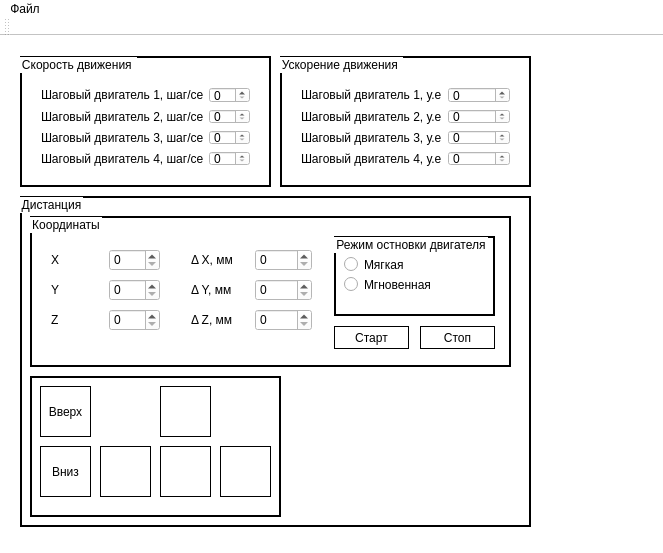
<?xml version="1.0" encoding="UTF-8"?>
<ui version="4.0">
 <class>MainWindow</class>
 <widget class="QMainWindow" name="MainWindow">
  <property name="geometry">
   <rect>
    <x>0</x>
    <y>0</y>
    <width>663</width>
    <height>553</height>
   </rect>
  </property>
  <property name="windowTitle">
   <string>MainWindow</string>
  </property>
  <property name="styleSheet">
   <string notr="true">background-color: white;</string>
  </property>
  <widget class="QWidget" name="centralWidget">
   <widget class="QGroupBox" name="groupBox">
    <property name="geometry">
     <rect>
      <x>20</x>
      <y>20</y>
      <width>251</width>
      <height>131</height>
     </rect>
    </property>
    <property name="styleSheet">
     <string notr="true">QGroupBox {
border: 2px solid black;
}</string>
    </property>
    <property name="title">
     <string>Скорость движения </string>
    </property>
    <widget class="QWidget" name="gridLayoutWidget">
     <property name="geometry">
      <rect>
       <x>10</x>
       <y>20</y>
       <width>231</width>
       <height>101</height>
      </rect>
     </property>
     <layout class="QGridLayout" name="gridLayout">
      <item row="0" column="1">
       <widget class="QSpinBox" name="spinBox"/>
      </item>
      <item row="0" column="0">
       <widget class="QLabel" name="label">
        <property name="text">
         <string>Шаговый двигатель 1, шаг/сек</string>
        </property>
       </widget>
      </item>
      <item row="2" column="0">
       <widget class="QLabel" name="label_3">
        <property name="text">
         <string>Шаговый двигатель 3, шаг/сек</string>
        </property>
       </widget>
      </item>
      <item row="1" column="1">
       <widget class="QSpinBox" name="spinBox_2"/>
      </item>
      <item row="1" column="0">
       <widget class="QLabel" name="label_2">
        <property name="text">
         <string>Шаговый двигатель 2, шаг/сек</string>
        </property>
       </widget>
      </item>
      <item row="3" column="0">
       <widget class="QLabel" name="label_4">
        <property name="text">
         <string>Шаговый двигатель 4, шаг/сек</string>
        </property>
       </widget>
      </item>
      <item row="2" column="1">
       <widget class="QSpinBox" name="spinBox_3"/>
      </item>
      <item row="3" column="1">
       <widget class="QSpinBox" name="spinBox_4"/>
      </item>
     </layout>
    </widget>
   </widget>
   <widget class="QGroupBox" name="groupBox_2">
    <property name="geometry">
     <rect>
      <x>280</x>
      <y>20</y>
      <width>251</width>
      <height>131</height>
     </rect>
    </property>
    <property name="styleSheet">
     <string notr="true">QGroupBox {
border: 2px solid black;
}</string>
    </property>
    <property name="title">
     <string>Ускорение движения </string>
    </property>
    <widget class="QWidget" name="gridLayoutWidget_2">
     <property name="geometry">
      <rect>
       <x>10</x>
       <y>20</y>
       <width>231</width>
       <height>101</height>
      </rect>
     </property>
     <layout class="QGridLayout" name="gridLayout_2">
      <item row="0" column="1">
       <widget class="QSpinBox" name="spinBox_5"/>
      </item>
      <item row="0" column="0">
       <widget class="QLabel" name="label_5">
        <property name="text">
         <string>Шаговый двигатель 1, у.е</string>
        </property>
       </widget>
      </item>
      <item row="2" column="0">
       <widget class="QLabel" name="label_6">
        <property name="text">
         <string>Шаговый двигатель 3, у.е</string>
        </property>
       </widget>
      </item>
      <item row="1" column="1">
       <widget class="QSpinBox" name="spinBox_6"/>
      </item>
      <item row="1" column="0">
       <widget class="QLabel" name="label_7">
        <property name="text">
         <string>Шаговый двигатель 2, у.е</string>
        </property>
       </widget>
      </item>
      <item row="3" column="0">
       <widget class="QLabel" name="label_8">
        <property name="text">
         <string>Шаговый двигатель 4, у.е</string>
        </property>
       </widget>
      </item>
      <item row="2" column="1">
       <widget class="QSpinBox" name="spinBox_7"/>
      </item>
      <item row="3" column="1">
       <widget class="QSpinBox" name="spinBox_8"/>
      </item>
     </layout>
    </widget>
   </widget>
   <widget class="QGroupBox" name="groupBox_3">
    <property name="geometry">
     <rect>
      <x>20</x>
      <y>160</y>
      <width>511</width>
      <height>331</height>
     </rect>
    </property>
    <property name="styleSheet">
     <string notr="true">QGroupBox {
border: 2px solid black;
}

QPushButton {
    border: 1px solid black;
    background-color: white;
}

QPushButton:pressed {
    background-color: #f6f7fa
}
</string>
    </property>
    <property name="title">
     <string>Дистанция</string>
    </property>
    <widget class="QGroupBox" name="groupBox_5">
     <property name="geometry">
      <rect>
       <x>10</x>
       <y>180</y>
       <width>251</width>
       <height>141</height>
      </rect>
     </property>
     <property name="styleSheet">
      <string notr="true"/>
     </property>
     <property name="title">
      <string/>
     </property>
     <widget class="QPushButton" name="pushButton_5">
      <property name="geometry">
       <rect>
        <x>130</x>
        <y>70</y>
        <width>51</width>
        <height>51</height>
       </rect>
      </property>
      <property name="text">
       <string/>
      </property>
      <property name="icon">
       <iconset resource="resource/resource.qrc">
        <normaloff>:/image/back_arrow.png</normaloff>:/image/back_arrow.png</iconset>
      </property>
     </widget>
     <widget class="QPushButton" name="pushButton_3">
      <property name="geometry">
       <rect>
        <x>130</x>
        <y>10</y>
        <width>51</width>
        <height>51</height>
       </rect>
      </property>
      <property name="styleSheet">
       <string notr="true"/>
      </property>
      <property name="text">
       <string/>
      </property>
      <property name="icon">
       <iconset resource="resource/resource.qrc">
        <normaloff>:/image/forward_arrow.png</normaloff>:/image/forward_arrow.png</iconset>
      </property>
     </widget>
     <widget class="QPushButton" name="pushButton_7">
      <property name="geometry">
       <rect>
        <x>10</x>
        <y>10</y>
        <width>51</width>
        <height>51</height>
       </rect>
      </property>
      <property name="text">
       <string>Вверх</string>
      </property>
     </widget>
     <widget class="QPushButton" name="pushButton_8">
      <property name="geometry">
       <rect>
        <x>10</x>
        <y>70</y>
        <width>51</width>
        <height>51</height>
       </rect>
      </property>
      <property name="text">
       <string>Вниз</string>
      </property>
     </widget>
     <widget class="QPushButton" name="pushButton_6">
      <property name="geometry">
       <rect>
        <x>190</x>
        <y>70</y>
        <width>51</width>
        <height>51</height>
       </rect>
      </property>
      <property name="text">
       <string/>
      </property>
      <property name="icon">
       <iconset resource="resource/resource.qrc">
        <normaloff>:/image/right_arrow.png</normaloff>:/image/right_arrow.png</iconset>
      </property>
     </widget>
     <widget class="QPushButton" name="pushButton_4">
      <property name="geometry">
       <rect>
        <x>70</x>
        <y>70</y>
        <width>51</width>
        <height>51</height>
       </rect>
      </property>
      <property name="text">
       <string/>
      </property>
      <property name="icon">
       <iconset resource="resource/resource.qrc">
        <normaloff>:/image/left_arrow.png</normaloff>:/image/left_arrow.png</iconset>
      </property>
     </widget>
    </widget>
    <widget class="QGroupBox" name="groupBox_6">
     <property name="geometry">
      <rect>
       <x>10</x>
       <y>20</y>
       <width>481</width>
       <height>151</height>
      </rect>
     </property>
     <property name="title">
      <string>Координаты</string>
     </property>
     <widget class="QWidget" name="gridLayoutWidget_3">
      <property name="geometry">
       <rect>
        <x>10</x>
        <y>20</y>
        <width>131</width>
        <height>111</height>
       </rect>
      </property>
      <layout class="QGridLayout" name="gridLayout_3">
       <item row="0" column="1">
        <widget class="QSpinBox" name="spinBox_9"/>
       </item>
       <item row="2" column="0">
        <widget class="QLabel" name="label_10">
         <property name="text">
          <string>Z</string>
         </property>
        </widget>
       </item>
       <item row="1" column="0">
        <widget class="QLabel" name="label_11">
         <property name="text">
          <string>Y</string>
         </property>
        </widget>
       </item>
       <item row="1" column="1">
        <widget class="QSpinBox" name="spinBox_10"/>
       </item>
       <item row="0" column="0">
        <widget class="QLabel" name="label_9">
         <property name="text">
          <string>X</string>
         </property>
        </widget>
       </item>
       <item row="2" column="1">
        <widget class="QSpinBox" name="spinBox_11"/>
       </item>
      </layout>
     </widget>
     <widget class="QWidget" name="gridLayoutWidget_4">
      <property name="geometry">
       <rect>
        <x>150</x>
        <y>20</y>
        <width>143</width>
        <height>111</height>
       </rect>
      </property>
      <layout class="QGridLayout" name="gridLayout_4">
       <item row="0" column="1">
        <widget class="QSpinBox" name="spinBox_12"/>
       </item>
       <item row="2" column="0">
        <widget class="QLabel" name="label_12">
         <property name="text">
          <string>Δ Z, мм</string>
         </property>
        </widget>
       </item>
       <item row="1" column="0">
        <widget class="QLabel" name="label_13">
         <property name="text">
          <string>Δ Y, мм</string>
         </property>
        </widget>
       </item>
       <item row="1" column="1">
        <widget class="QSpinBox" name="spinBox_13"/>
       </item>
       <item row="0" column="0">
        <widget class="QLabel" name="label_14">
         <property name="text">
          <string>Δ X, мм</string>
         </property>
        </widget>
       </item>
       <item row="2" column="1">
        <widget class="QSpinBox" name="spinBox_14"/>
       </item>
      </layout>
     </widget>
     <widget class="QPushButton" name="pushButton_2">
      <property name="geometry">
       <rect>
        <x>390</x>
        <y>110</y>
        <width>75</width>
        <height>23</height>
       </rect>
      </property>
      <property name="text">
       <string>Стоп</string>
      </property>
     </widget>
     <widget class="QGroupBox" name="groupBox_4">
      <property name="geometry">
       <rect>
        <x>304</x>
        <y>20</y>
        <width>161</width>
        <height>80</height>
       </rect>
      </property>
      <property name="title">
       <string>Режим остновки двигателя</string>
      </property>
      <widget class="QRadioButton" name="radioButton">
       <property name="geometry">
        <rect>
         <x>10</x>
         <y>20</y>
         <width>101</width>
         <height>17</height>
        </rect>
       </property>
       <property name="text">
        <string>Мягкая</string>
       </property>
      </widget>
      <widget class="QRadioButton" name="radioButton_2">
       <property name="geometry">
        <rect>
         <x>10</x>
         <y>40</y>
         <width>101</width>
         <height>17</height>
        </rect>
       </property>
       <property name="text">
        <string>Мгновенная</string>
       </property>
      </widget>
     </widget>
     <widget class="QPushButton" name="StartPushButton">
      <property name="geometry">
       <rect>
        <x>304</x>
        <y>110</y>
        <width>75</width>
        <height>23</height>
       </rect>
      </property>
      <property name="text">
       <string>Старт</string>
      </property>
     </widget>
    </widget>
   </widget>
  </widget>
  <widget class="QMenuBar" name="menuBar">
   <property name="geometry">
    <rect>
     <x>0</x>
     <y>0</y>
     <width>663</width>
     <height>21</height>
    </rect>
   </property>
   <widget class="QMenu" name="menu">
    <property name="title">
     <string>Файл</string>
    </property>
    <addaction name="separator"/>
    <addaction name="separator"/>
    <addaction name="action_3"/>
   </widget>
   <addaction name="menu"/>
  </widget>
  <widget class="QToolBar" name="mainToolBar">
   <attribute name="toolBarArea">
    <enum>TopToolBarArea</enum>
   </attribute>
   <attribute name="toolBarBreak">
    <bool>false</bool>
   </attribute>
  </widget>
  <widget class="QStatusBar" name="statusBar"/>
  <action name="action_3">
   <property name="text">
    <string>О программе</string>
   </property>
  </action>
 </widget>
 <layoutdefault spacing="6" margin="11"/>
 <resources>
  <include location="resource/resource.qrc"/>
 </resources>
 <connections/>
</ui>
